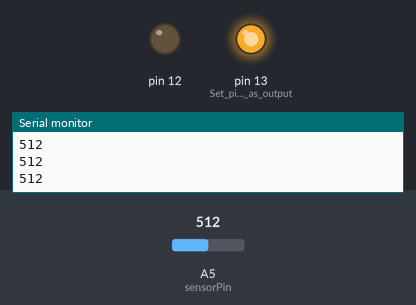
The sketch below on a simulated Arduino Uno, built with avr-gcc and run on an emulated ATmega328P. Shown: output pins drawn as LEDs (lit = HIGH), the last lines printed to the serial monitor. The test bench sets the inputs (shaded band); at power-on: A5 (sensorPin) = 512.

Above: at 1.2 s.
1.3 s: A5 (sensorPin) set to 308
2.8 s: A5 (sensorPin) set to 290
At 3.7 s:
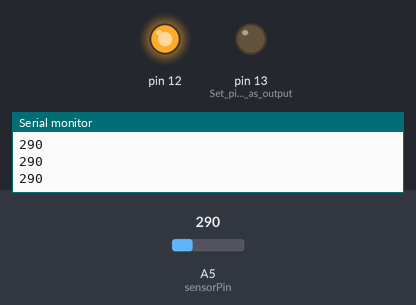
4.3 s: A5 (sensorPin) set to 306
At 5.0 s:
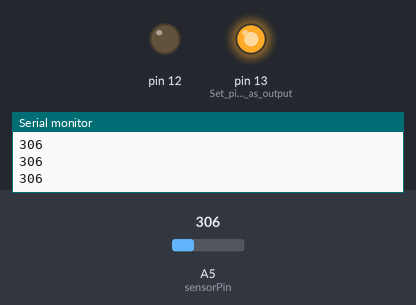
5.8 s: A5 (sensorPin) set to 122
At 6.3 s:
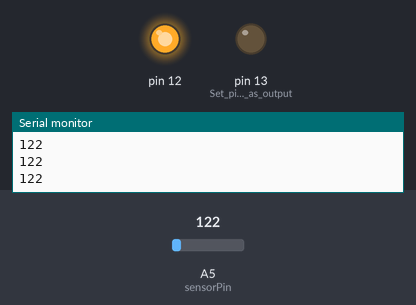
Timing chart, 0 to 8.3 s (numbered marks = the images above; inputs shaded):
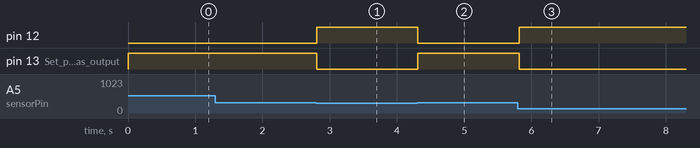

The sketch:

guitar.ino
```cpp
//USING SIMPLE ANALOGUE SENSOR TO FADE AN LED


const int ledPin = 13;     //PWM pin 13 to LED

 int sensorPin = A5;
 int sensorValue = 0;
 //Sensor connects to A5 analog pin


int value; //Variable to track sensor input


void setup(){
  pinMode(13, OUTPUT);  //Set pin 13 as output
  pinMode(12, OUTPUT);
  Serial.begin(9600);       //Begin serial communication
}


void loop(){
  sensorValue = analogRead(sensorPin);       //Read and save analog value from sensor
  Serial.println(sensorValue);               //Print value


  if(sensorValue <= 300){
    digitalWrite(13, LOW);
     digitalWrite(12, HIGH);
     delay (100);
  }

  else {
    digitalWrite(13, HIGH);
    digitalWrite(12, LOW);
     delay (100);
  }

}
```

Measured:
- the behaviour switches between 301 and 300 on A5 (sensorPin) (found by bisection; images 0 and 1)
- after the input at 2.8 s, pin 12: LOW → HIGH at once; pin 13 (Set_pin_13_as_output): HIGH → LOW at once
- after the input at 4.3 s, pin 12: HIGH → LOW at once; pin 13 (Set_pin_13_as_output): LOW → HIGH at once
- after the input at 5.8 s, pin 12: LOW → HIGH at once; pin 13 (Set_pin_13_as_output): HIGH → LOW at once
